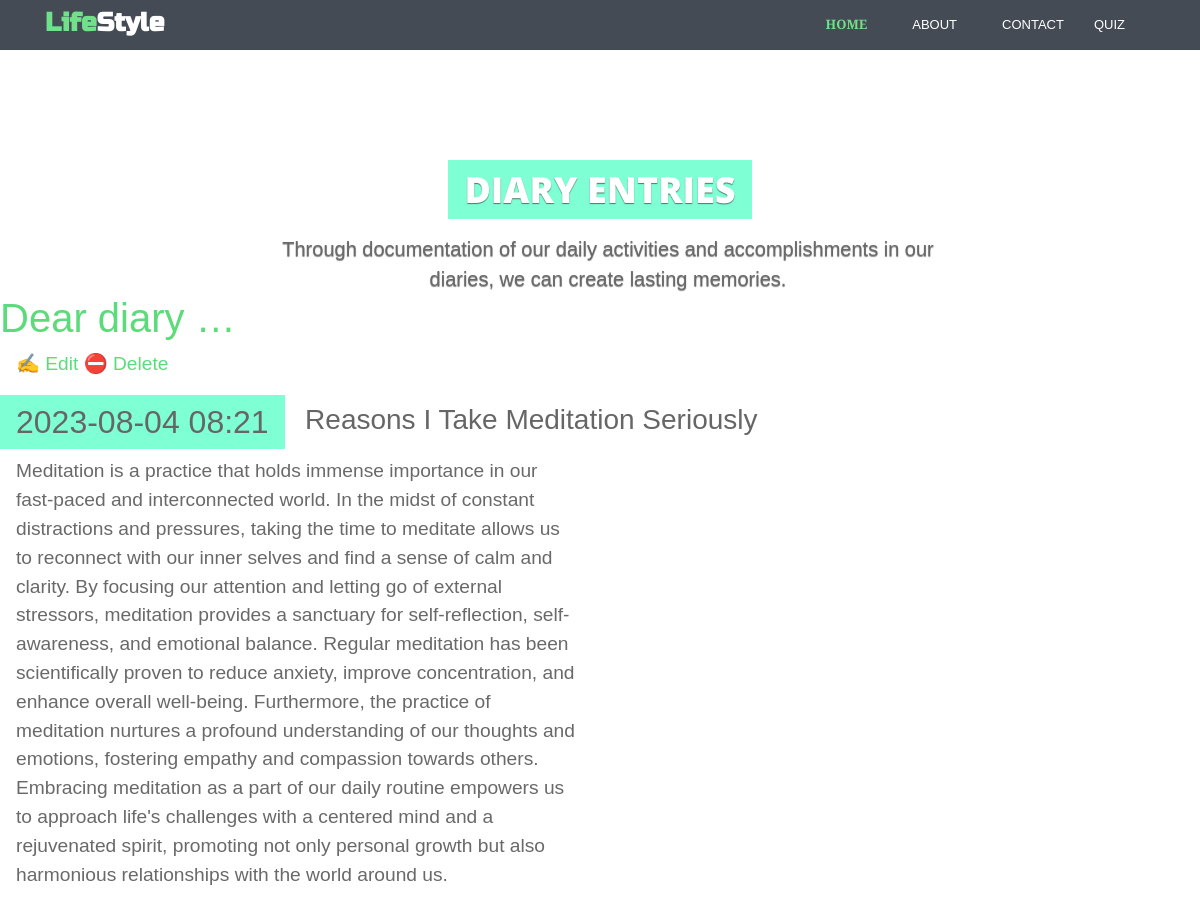
The page /entry/2 (signed in) on the database its author committed.
### entries/models.py (models this page shows, shortened)
class Entry(models.Model):
    title = models.CharField(max_length=200)
    content = models.TextField()
    date_created = models.DateTimeField(default=timezone.now)
    class Meta:
        verbose_name_plural = "Entries"

### entries/views.py (the view)
# urls.py: path("entry/<int:pk>", views.EntryDetailView.as_view(), name="entry-detail"),
class EntryDetailView(LockedView, DetailView):
    model = Entry

### entries/templates/entries/entry_detail.html
{% extends "entries/base.html" %}
{% block content %}
    <article>
    <p>
    <a href="{% url 'entry-update' entry.id %}">✍️ Edit</a>
    <a href="{% url 'entry-delete' entry.id %}">⛔ Delete</a>
    </p>
    <h2>{{ entry.date_created|date:'Y-m-d H:i' }}</h2>
    <h3>{{ entry.title }}</h3>
    <p>{{ entry.content }}</p>
    </article>
{% endblock content %}

### entries/static/css/diary.css (style rules this page uses)
* { box-sizing: border-box; }
body { font-family: sans-serif; font-size: 18px; }
a { color: inherit; }
h2, h3 { font-size: 1.4em; margin: 0; display: inline-block; padding: 0.5rem 1rem; vertical-align: top; }
h2 { background-color: aquamarine; }
article { margin-bottom: 0.5rem; }
p { font-size: 1.2em; padding-left: 1rem; line-height: 1.3em; max-width: 36rem; color: dimgray; }

### entries/static/css/theme-2.css (style rules this page uses)
body { font-family:'Merriweather Sans', arial, sans-serif;color:#666;font-size:16px;-webkit-font-smoothing:antialiased;-moz-osx-font-smoothing:grayscale }
p { margin-bottom:16px;line-height:1.5 }
a { color:#5cdb7a;-webkit-transition:all 0.4s ease-in-out;-moz-transition:all 0.4s ease-in-out;-ms-transition:all 0.4s ease-in-out;-o-transition:all 0.4s ease-in-out }

### rows shown on the page
Entry: date_created "2023-08-04 08:21", title "Reasons I Take Meditation Seriously", content "Meditation is a practice that holds immense importance in our fast-paced and interconnected world. In the midst of constant distractions and pressures, taking the time to meditate allows us to reconnect with our inner selves and find a sense of calm and clarity. By focusing our attention and letting go of external stressors, meditation provides a sanctuary for self-reflection, self-awareness, and emotional balance. Regular meditation has been scientifically proven to reduce anxiety, improve concentration, and enhance overall well-being. Furthermore, the practice of meditation nurtures a profound understanding of our thoughts and emotions, fostering empathy and compassion towards others.…"
